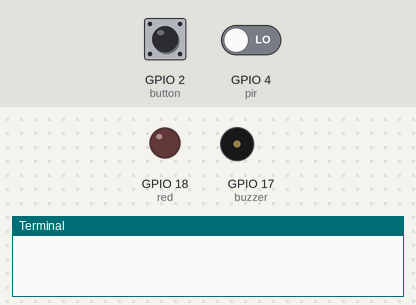
The program below on a simulated Raspberry Pi (BCM pin numbers). Shown: output pins drawn as LEDs (lit = HIGH), buzzer (waves = sounding, pin HIGH), the last lines printed to the terminal. The test bench sets the inputs (shaded band); at power-on: GPIO 2 (button) HIGH, GPIO 4 (pir) LOW. Sending an e-mail succeeds after 1 s; values from a settings file that is not in the repository are placeholders.

Above: at 1.2 s.
1.3 s: GPIO 2 (button) pulled LOW for 0.15 s
At 2.0 s:
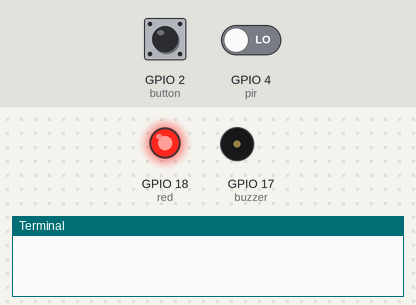
2.9 s: GPIO 4 (pir) driven HIGH
At 4.7 s:
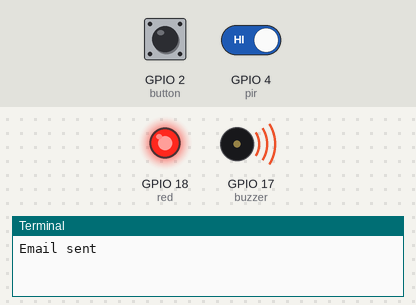
5.9 s: GPIO 2 (button) pulled LOW for 1 s
At 6.7 s:
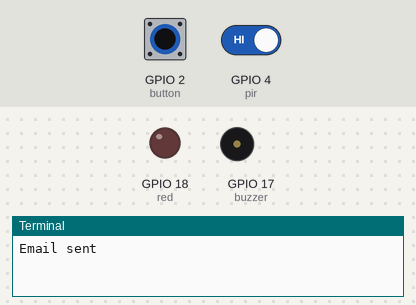
8.4 s: GPIO 2 (button) pulled LOW for 3.2 s
At 9.8 s:
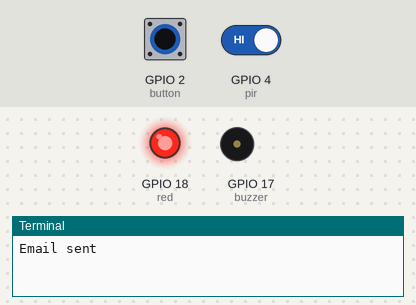
Timing chart, 0 to 11.4 s (numbered marks = the images above; inputs shaded):
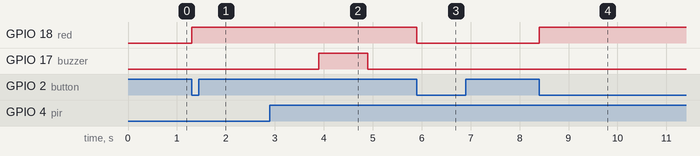

The program:

pir_email.py
```python
from gpiozero import LED, Buzzer, Button, MotionSensor
from signal import pause
import smtplib
from email.mime.text import MIMEText
import email_config

red = LED(18)
buzzer = Buzzer(17)
button = Button(2)
pir = MotionSensor(4)

motion_sensor_status = False
email_sent = False


def arm_motion_sensor():
    global email_sent
    global motion_sensor_status
    if motion_sensor_status == True:
        motion_sensor_status = False
        red.off()
        buzzer.off()
    else:
        motion_sensor_status = True
        email_sent = False
        red.on()

def send_email():
    global email_sent
    global motion_sensor_status
    if (motion_sensor_status == True and email_sent == False):
        body = "Er is beweging gedetecteerd."
        msg = MIMEText(body)

        msg['From'] = email_config.from_email_addr
        msg['To'] = email_config.to_email_addr
        msg['Subject'] = 'Bewegingsalarm'

        server = smtplib.SMTP('smtp.gmail.com', 587)
        server.starttls()
        server.login(email_config.from_email_addr, email_config.from_email_password)
        server.sendmail(email_config.from_email_addr, email_config.to_email_addr, msg.as_string())
        server.quit()
        print('Email sent')
        email_sent = True
        buzzer.beep(n=10)


button.when_pressed = arm_motion_sensor
pir.when_motion = send_email

pause()

#red.close()
#buzzer.close()
#button.close()
#pir.close()
```

Measured:
- after the input at 1.3 s, GPIO 18 (red): LOW → HIGH at once
- after the input at 2.9 s, GPIO 17 (buzzer): LOW → HIGH after 1.0 s, → LOW 1.0 s later
- after the input at 5.9 s, GPIO 18 (red): HIGH → LOW at once; GPIO 17 (buzzer): stays LOW (without the input it goes to HIGH after 0.00 s)
- after the input at 8.4 s, GPIO 18 (red): LOW → HIGH at once
